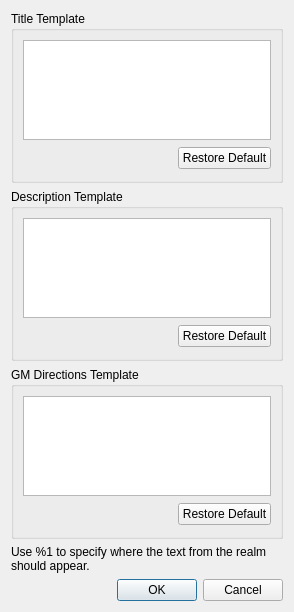
<?xml version="1.0" encoding="UTF-8"?>
<ui version="4.0">
 <class>MapPinsDialog</class>
 <widget class="QDialog" name="MapPinsDialog">
  <property name="windowModality">
   <enum>Qt::ApplicationModal</enum>
  </property>
  <property name="geometry">
   <rect>
    <x>0</x>
    <y>0</y>
    <width>294</width>
    <height>612</height>
   </rect>
  </property>
  <property name="contextMenuPolicy">
   <enum>Qt::NoContextMenu</enum>
  </property>
  <property name="windowTitle">
   <string>Map Pin Preferences</string>
  </property>
  <layout class="QVBoxLayout" name="verticalLayout">
   <item>
    <widget class="QGroupBox" name="groupBox">
     <property name="title">
      <string>Title Template</string>
     </property>
     <layout class="QVBoxLayout" name="verticalLayout_2">
      <item>
       <widget class="QTextEdit" name="titleTemplate">
        <property name="maximumSize">
         <size>
          <width>16777215</width>
          <height>100</height>
         </size>
        </property>
       </widget>
      </item>
      <item>
       <widget class="QWidget" name="widget" native="true">
        <layout class="QHBoxLayout" name="horizontalLayout">
         <property name="spacing">
          <number>0</number>
         </property>
         <property name="leftMargin">
          <number>0</number>
         </property>
         <property name="topMargin">
          <number>0</number>
         </property>
         <property name="rightMargin">
          <number>0</number>
         </property>
         <property name="bottomMargin">
          <number>0</number>
         </property>
         <item>
          <spacer name="horizontalSpacer">
           <property name="orientation">
            <enum>Qt::Horizontal</enum>
           </property>
           <property name="sizeHint" stdset="0">
            <size>
             <width>156</width>
             <height>20</height>
            </size>
           </property>
          </spacer>
         </item>
         <item>
          <widget class="QPushButton" name="defaultTitle">
           <property name="text">
            <string>Restore Default</string>
           </property>
          </widget>
         </item>
        </layout>
       </widget>
      </item>
     </layout>
    </widget>
   </item>
   <item>
    <widget class="QGroupBox" name="groupBox_2">
     <property name="title">
      <string>Description Template</string>
     </property>
     <layout class="QVBoxLayout" name="verticalLayout_3">
      <item>
       <widget class="QTextEdit" name="descriptionTemplate">
        <property name="maximumSize">
         <size>
          <width>16777215</width>
          <height>100</height>
         </size>
        </property>
       </widget>
      </item>
      <item>
       <widget class="QWidget" name="widget_2" native="true">
        <layout class="QHBoxLayout" name="horizontalLayout_2">
         <property name="spacing">
          <number>0</number>
         </property>
         <property name="leftMargin">
          <number>0</number>
         </property>
         <property name="topMargin">
          <number>0</number>
         </property>
         <property name="rightMargin">
          <number>0</number>
         </property>
         <property name="bottomMargin">
          <number>0</number>
         </property>
         <item>
          <spacer name="horizontalSpacer_2">
           <property name="orientation">
            <enum>Qt::Horizontal</enum>
           </property>
           <property name="sizeHint" stdset="0">
            <size>
             <width>156</width>
             <height>20</height>
            </size>
           </property>
          </spacer>
         </item>
         <item>
          <widget class="QPushButton" name="defaultDescription">
           <property name="text">
            <string>Restore Default</string>
           </property>
          </widget>
         </item>
        </layout>
       </widget>
      </item>
     </layout>
    </widget>
   </item>
   <item>
    <widget class="QGroupBox" name="groupBox_3">
     <property name="title">
      <string>GM Directions Template</string>
     </property>
     <layout class="QVBoxLayout" name="verticalLayout_4">
      <item>
       <widget class="QTextEdit" name="gmDirectionsTemplate">
        <property name="maximumSize">
         <size>
          <width>16777215</width>
          <height>100</height>
         </size>
        </property>
       </widget>
      </item>
      <item>
       <widget class="QWidget" name="widget_3" native="true">
        <layout class="QHBoxLayout" name="horizontalLayout_3" stretch="0,0">
         <property name="spacing">
          <number>0</number>
         </property>
         <property name="leftMargin">
          <number>0</number>
         </property>
         <property name="topMargin">
          <number>0</number>
         </property>
         <property name="rightMargin">
          <number>0</number>
         </property>
         <property name="bottomMargin">
          <number>0</number>
         </property>
         <item>
          <spacer name="horizontalSpacer_3">
           <property name="orientation">
            <enum>Qt::Horizontal</enum>
           </property>
           <property name="sizeHint" stdset="0">
            <size>
             <width>156</width>
             <height>20</height>
            </size>
           </property>
          </spacer>
         </item>
         <item>
          <widget class="QPushButton" name="defaultGmDirections">
           <property name="text">
            <string>Restore Default</string>
           </property>
          </widget>
         </item>
        </layout>
       </widget>
      </item>
     </layout>
    </widget>
   </item>
   <item>
    <widget class="QLabel" name="label">
     <property name="text">
      <string>Use %1 to specify where the text from the realm should appear.</string>
     </property>
     <property name="wordWrap">
      <bool>true</bool>
     </property>
    </widget>
   </item>
   <item>
    <widget class="QDialogButtonBox" name="buttonBox">
     <property name="orientation">
      <enum>Qt::Horizontal</enum>
     </property>
     <property name="standardButtons">
      <set>QDialogButtonBox::Cancel|QDialogButtonBox::Ok</set>
     </property>
    </widget>
   </item>
  </layout>
 </widget>
 <resources/>
 <connections>
  <connection>
   <sender>buttonBox</sender>
   <signal>accepted()</signal>
   <receiver>MapPinsDialog</receiver>
   <slot>accept()</slot>
   <hints>
    <hint type="sourcelabel">
     <x>248</x>
     <y>254</y>
    </hint>
    <hint type="destinationlabel">
     <x>157</x>
     <y>274</y>
    </hint>
   </hints>
  </connection>
  <connection>
   <sender>buttonBox</sender>
   <signal>rejected()</signal>
   <receiver>MapPinsDialog</receiver>
   <slot>reject()</slot>
   <hints>
    <hint type="sourcelabel">
     <x>316</x>
     <y>260</y>
    </hint>
    <hint type="destinationlabel">
     <x>286</x>
     <y>274</y>
    </hint>
   </hints>
  </connection>
 </connections>
</ui>
